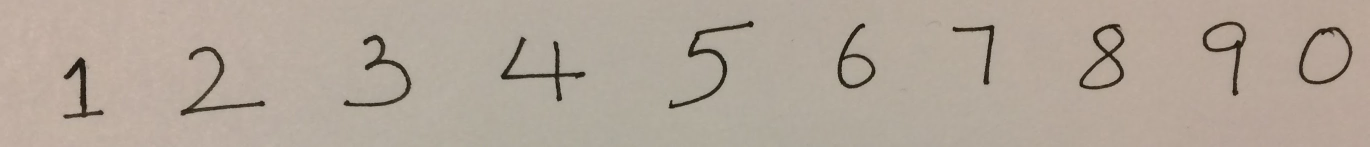
%> input picture images/image1.JPG, 2739 x 294 px (shown at 1/2 size); its folder holds only this picture in this run
$ octave ec.m   (GNU Octave 9; MATLAB toolbox functions it lacks are replaced by stand-ins)
%> lines starting %> are read from the running program, lines starting %| are printed output that depends on the picture; in (x1, y1, x2, y2) boxes, pixels count from 0 and x2, y2 are one past the last pixel; in counts of white or black regions, pixels touching at a corner belong together; the program's own positions count from 1
### matlab/convnet_forward.m
function [output, P] = convnet_forward(params, layers, data)
    l = length(layers);
    %batch_size = layers{1}.batch_size;
    assert(strcmp(layers{1}.type, 'DATA') == 1, 'first layer must be data layer');
    output{1}.data = data;
    output{1}.height = layers{1}.height;
    output{1}.width = layers{1}.width;
    output{1}.channel = layers{1}.channel;
    output{1}.batch_size = layers{1}.batch_size;
    output{1}.diff = 0;
    for i = 2:l-1
        switch layers{i}.type
            case 'CONV'
                output{i} = conv_layer_forward(output{i-1}, layers{i}, params{i-1});
            case 'POOLING'
                output{i} = pooling_layer_forward(output{i-1}, layers{i});
            case 'IP'
                output{i} = inner_product_forward(output{i-1}, layers{i}, params{i-1});
            case 'RELU'
                output{i} = relu_forward(output{i-1});
            case 'ELU'
                output{i} = elu_forward(output{i-1}, layers{i});
        end
    end
    if nargout > 1
        W = bsxfun(@plus, params{l-1}.w * output{l-1}.data, params{l-1}.b);
        W = [W; zeros(1, size(W, 2))];
        W=bsxfun(@minus, W, max(W));
        W=exp(W);

        % Convert to Probabilities by normalizing
        P=bsxfun(@rdivide, W, sum(W));
    end
end

### matlab/get_lenet.m
function layers = get_lenet()

    layers{1}.type = 'DATA';
    layers{1}.height = 28;
    layers{1}.width = 28;
    layers{1}.channel = 1;
    layers{1}.batch_size = 100;

    layers{2}.type = 'CONV';
    layers{2}.num = 20;
    layers{2}.k = 5;
    layers{2}.stride = 1;
    layers{2}.pad = 0;
    layers{2}.group = 1;

    layers{3}.type = 'RELU';

    layers{4}.type = 'POOLING';
    layers{4}.k = 2;
    layers{4}.stride = 2;
    layers{4}.pad = 0;


    layers{5}.type = 'CONV';
    layers{5}.k = 5;
    layers{5}.stride = 1;
    layers{5}.pad = 0;
    layers{5}.group = 1;
    layers{5}.num = 50;

    layers{6}.type = 'RELU';

    layers{7}.type = 'POOLING';
    layers{7}.k = 2;
    layers{7}.stride = 2;
    layers{7}.pad = 0;

    layers{8}.type = 'IP';
    layers{8}.num = 500;
    layers{8}.init_type = 'uniform';

    layers{9}.type = 'RELU';

    layers{10}.type = 'LOSS';
    layers{10}.num = 10;

end

### matlab/ec.m
% Q5
%% Network defintion
layers = get_lenet();

%% Loading data
xtest = [];
D = '../images/';
S = dir(fullfile(D, '*.jpg'));
train_img = 1;

for img = 1:numel(S)
    F = fullfile(D,S(img).name);
    I = imread(F);
%> I is the input picture: size 294x2739x3 uint8; mean R, G, B 178.5, 166.4, 154
    I = rgb2gray(I);
%> I: size 294x2739 uint8
    I(I>100) = 0;
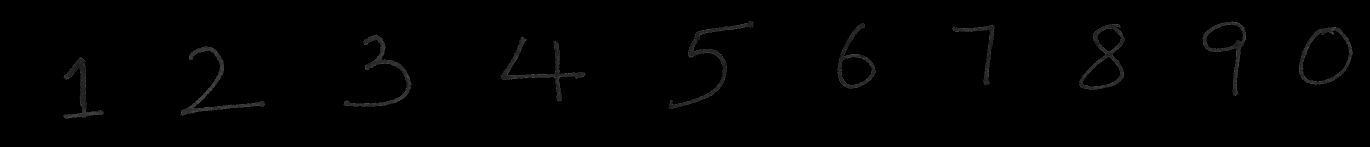
%> I: size 294x2739 uint8 (shown at 1/2 size); min 0, max 100, mean 1.5
    I(I>0) = 255;
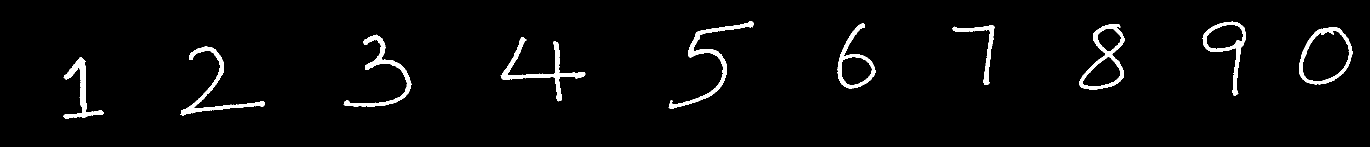
%> I: size 294x2739 uint8 (shown at 1/2 size); 3.1% white; 10 white regions, largest, box (x1, y1, x2, y2) and area: (1337, 42, 1507, 217) 3095, (1001, 74, 1171, 203) 2929, (361, 93, 530, 231) 2811

    %%Remove all object containing fewer than 30 pixels
    I = bwareaopen(I,30);
%> I: size 294x2739 logical; 3.1% white; 10 white regions
    % extract single digit
    [L,~]=bwlabel(I);
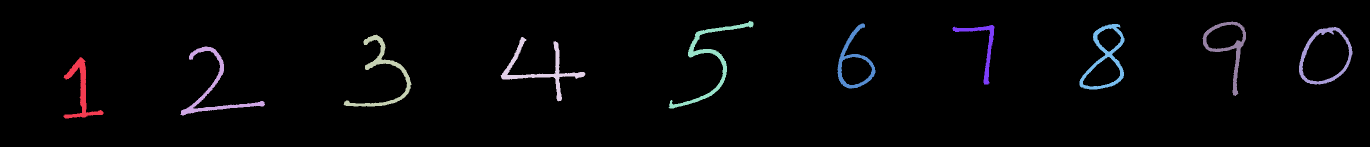
%> L: size 294x2739 double (shown at 1/2 size); 11 distinct labels, from 0 to 10; one colour per label, 0 black
    %%Measure properties of image regions
    propied = regionprops(L, 'BoundingBox');
%> propied = 10 regions; largest, box (x1, y1, x2, y2): (1337, 42, 1507, 217), (361, 93, 530, 231), (1001, 74, 1171, 203), (687, 69, 823, 213), (2405, 43, 2492, 192)

    % extract digit from bounding box
    for n=1:size(propied,1)
        %rectangle('Position',propied(n).BoundingBox,'EdgeColor','r','LineWidth',1);
        x1 = int16(propied(n).BoundingBox(2));
        y1 = int16(propied(n).BoundingBox(1));

        x2 = int16(x1 + propied(n).BoundingBox(4));
        y2 = int16(y1 + propied(n).BoundingBox(3));
        data = I(x1:x2, y1:y2);
        data = padarray(data, [5,5], 0);
        data = imresize(data,[28 28]);
        % save image
        filename = fullfile('../results', [int2str(train_img), '.jpg']);
        imwrite(data, filename);
        train_img = train_img + 1;

        data = reshape(data,[784 1]);
        xtest = [xtest data];
    end
%> this loop made 10 passes
%> (x1, y1, x2, y2) on passes 1 to 10: (115, 128, 238, 208), (94, 362, 232, 531), (70, 688, 214, 824), (75, 1002, 204, 1172), (43, 1338, 218, 1508), (48, 1676, 178, 1752), (51, 1906, 170, 1990), (49, 2160, 180, 2250), (44, 2406, 193, 2493), (55, 2599, 170, 2706)
%> pass 1, `data = I(x1:x2, y1:y2);`:
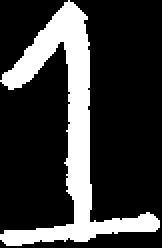
%> data: size 124x81 logical (shown 2 times larger); 22.6% white; 1 white region, box (x1, y1, x2, y2) and area: (0, 0, 80, 123) 2266
%> pass 1, `data = padarray(data, [5,5], 0);`:
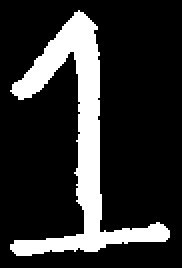
%> data: size 134x91 logical (shown 2 times larger); 18.6% white; 1 white region, box (x1, y1, x2, y2) and area: (5, 5, 85, 128) 2266
%> pass 1, `data = imresize(data,[28 28]);`:
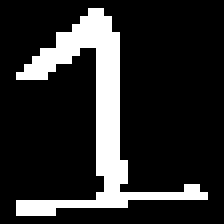
%> data: size 28x28 logical (shown 8 times larger); 17.2% white; 1 white region, box (x1, y1, x2, y2) and area: (2, 1, 26, 27) 135
%> pass 2, `data = I(x1:x2, y1:y2);`:
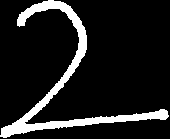
%> data: size 139x170 logical; 11.9% white; 1 white region, box (x1, y1, x2, y2) and area: (0, 0, 169, 138) 2811
end

% load the trained weights
load lenet.mat

%% Testing
pred_labels = [];
layers{1}.batch_size = 1;
for i=1:size(xtest, 2)
    [output, P] = convnet_forward(params, layers, xtest(:, i));
    [~,pred_label] = max(P);
    pred_label = pred_label - 1;
    pred_labels = [pred_labels pred_label];
end
%> this loop made 10 passes
%> (W in convnet_forward, pred_label, pred_labels) on passes 3 to 10: ([3.93; -1.57; 4.25; -6.96; 3.69; 7.06; 8.15; -5.66; -0.135], 6, [7 4 6]), ([-0.233; 4.62; 8.48; 8.57; 1.24; -2.76; -1.15; 4.3; -1.48], 3, [7 4 6 3]), ([-3.3; -6.68; -2.1; -7.8; 4.52; 0.627; 0.0137; 1.11; -2.86], 4, [7 4 6 3 4]), ([-1.44; 3.51; 1.2; -1.37; -4.24; 2.37; -2.54; -3.89; 4.4], 8, [7 4 6 3 4 8]), ([5.65; 3.61; 12.3; 8.83; -4.1; 13.76; 5.37; -2.48; 1.72], 5, [7 4 6 3 4 8 5]), ([-1.03; 5.77; 3.31; 1.52; 3.78; 2.59; 3.01; -2.64; 6.06], 8, [7 4 6 3 4 8 5 8]), ([11.35; 2.96; 17.11; 6.59; 0.0558; 17.01; 11.5; -1.38; 4.33], 2, [7 4 6 3 4 8 5 8 2]), ([4.14; 0.755; 6.67; 6.81; -5.5; 6.77; 0.392; 0.772; 2.53], 3, [7 4 6 3 4 8 5 8 2 3])
%> (pred_label, pred_labels) on passes 1 to 2: (7, 7), (4, [7 4])
